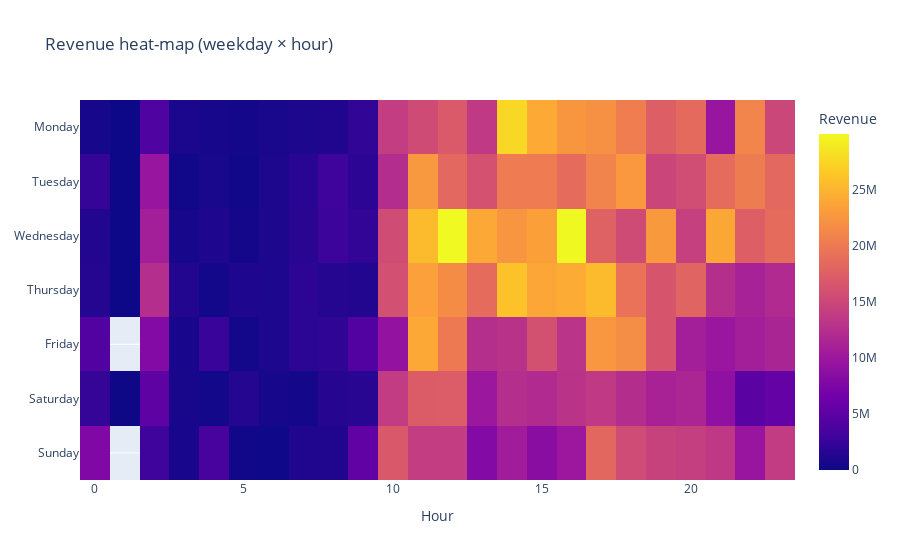
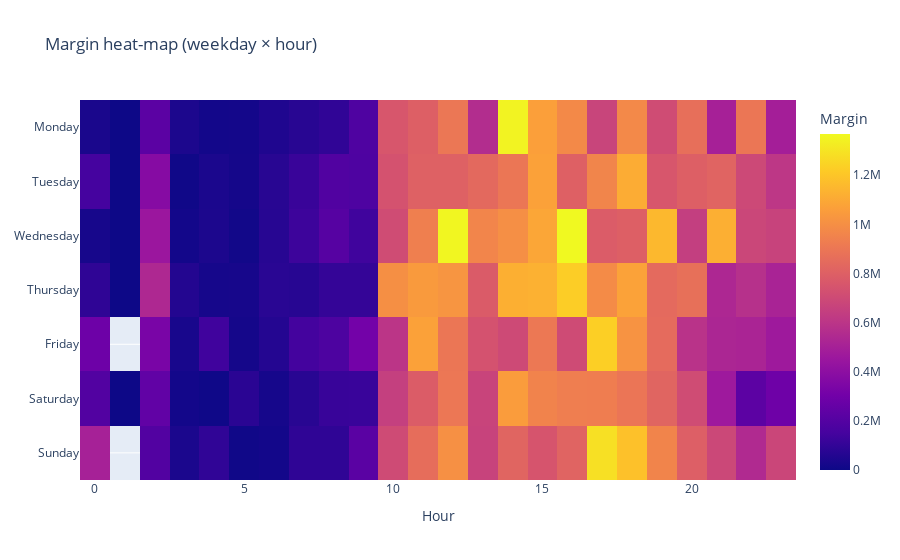

The notebook cell saved with these charts, in order:
### Code cell
pivot_rev = df.pivot_table(
    index="Weekday_str", columns="Hour", values="Revenue", aggfunc="sum"
).reindex(list(calendar.day_name))

pivot_margin = df.pivot_table(
    index="Weekday_str", columns="Hour", values="Margin", aggfunc="sum"
).reindex(list(calendar.day_name))

fig1 = px.imshow(pivot_rev, labels=dict(x="Hour", y="", color="Revenue"),
                 title="Revenue heat-map (weekday × hour)")
fig1.update_yaxes(autorange="reversed")
fig1.show()

fig2 = px.imshow(pivot_margin, labels=dict(x="Hour", y="", color="Margin"),
                 title="Margin heat-map (weekday × hour)")
fig2.update_yaxes(autorange="reversed")
fig2.show()

### Figure 1 — Plotly figure (JSON) as saved in the notebook; plotly's stock layout.template omitted (floating-point values rounded to 4 significant figures; data arrays with more than 128 entries replaced by an {"elided": "..."} marker saying what was removed)
{"data": [{"coloraxis": "coloraxis", "hovertemplate": "Hour: %{x}<br>y: %{y}<br>Revenue: %{z}<extra></extra>", "name": "0", "type": "heatmap", "x": [0, 1, 2, 3, 4, 5, 6, 7, 8, 9, 10, 11, 12, 13, 14, 15, 16, 17, 18, 19, 20, 21, 22, 23], "xaxis": "x", "y": ["Monday", "Tuesday", "Wednesday", "Thursday", "Friday", "Saturday", "Sunday"], "yaxis": "y", "z": {"elided": "7x24 float values"}}], "layout": {"coloraxis": {"colorbar": {"title": {"text": "Revenue"}}, "colorscale": [[0, "#0d0887"], [0.1111, "#46039f"], [0.2222, "#7201a8"], [0.3333, "#9c179e"], [0.4444, "#bd3786"], [0.5556, "#d8576b"], [0.6667, "#ed7953"], [0.7778, "#fb9f3a"], [0.8889, "#fdca26"], [1, "#f0f921"]]}, "title": {"text": "Revenue heat-map (weekday × hour)"}, "xaxis": {"anchor": "y", "constrain": "domain", "domain": [0, 1], "scaleanchor": "y", "title": {"text": "Hour"}}, "yaxis": {"anchor": "x", "autorange": "reversed", "constrain": "domain", "domain": [0, 1]}}}

### Figure 2 — Plotly figure (JSON) as saved in the notebook; plotly's stock layout.template omitted (floating-point values rounded to 4 significant figures; data arrays with more than 128 entries replaced by an {"elided": "..."} marker saying what was removed)
{"data": [{"coloraxis": "coloraxis", "hovertemplate": "Hour: %{x}<br>y: %{y}<br>Margin: %{z}<extra></extra>", "name": "0", "type": "heatmap", "x": [0, 1, 2, 3, 4, 5, 6, 7, 8, 9, 10, 11, 12, 13, 14, 15, 16, 17, 18, 19, 20, 21, 22, 23], "xaxis": "x", "y": ["Monday", "Tuesday", "Wednesday", "Thursday", "Friday", "Saturday", "Sunday"], "yaxis": "y", "z": {"elided": "7x24 float values"}}], "layout": {"coloraxis": {"colorbar": {"title": {"text": "Margin"}}, "colorscale": [[0, "#0d0887"], [0.1111, "#46039f"], [0.2222, "#7201a8"], [0.3333, "#9c179e"], [0.4444, "#bd3786"], [0.5556, "#d8576b"], [0.6667, "#ed7953"], [0.7778, "#fb9f3a"], [0.8889, "#fdca26"], [1, "#f0f921"]]}, "title": {"text": "Margin heat-map (weekday × hour)"}, "xaxis": {"anchor": "y", "constrain": "domain", "domain": [0, 1], "scaleanchor": "y", "title": {"text": "Hour"}}, "yaxis": {"anchor": "x", "autorange": "reversed", "constrain": "domain", "domain": [0, 1]}}}
